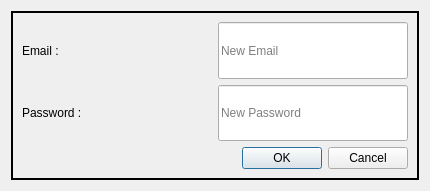
<?xml version="1.0" encoding="UTF-8"?>
<ui version="4.0">
 <class>ShowPasswordWidget</class>
 <widget class="QWidget" name="ShowPasswordWidget">
  <property name="geometry">
   <rect>
    <x>0</x>
    <y>0</y>
    <width>430</width>
    <height>191</height>
   </rect>
  </property>
  <property name="sizePolicy">
   <sizepolicy hsizetype="Expanding" vsizetype="Expanding">
    <horstretch>0</horstretch>
    <verstretch>0</verstretch>
   </sizepolicy>
  </property>
  <property name="cursor">
   <cursorShape>ArrowCursor</cursorShape>
  </property>
  <property name="windowTitle">
   <string/>
  </property>
  <property name="styleSheet">
   <string notr="true"/>
  </property>
  <layout class="QVBoxLayout" name="vb_show_input_widget">
   <item>
    <widget class="QStackedWidget" name="stackedWidget">
     <property name="sizePolicy">
      <sizepolicy hsizetype="Expanding" vsizetype="Expanding">
       <horstretch>0</horstretch>
       <verstretch>0</verstretch>
      </sizepolicy>
     </property>
     <property name="styleSheet">
      <string notr="true">#stackedWidget {border: 2px solid black;}</string>
     </property>
     <property name="currentIndex">
      <number>1</number>
     </property>
     <widget class="QWidget" name="View">
      <layout class="QVBoxLayout" name="verticalLayout">
       <item>
        <widget class="QLabel" name="login_email">
         <property name="sizePolicy">
          <sizepolicy hsizetype="Minimum" vsizetype="Maximum">
           <horstretch>0</horstretch>
           <verstretch>0</verstretch>
          </sizepolicy>
         </property>
         <property name="text">
          <string>&lt;login email&gt;</string>
         </property>
         <property name="alignment">
          <set>Qt::AlignCenter</set>
         </property>
         <property name="openExternalLinks">
          <bool>false</bool>
         </property>
        </widget>
       </item>
       <item>
        <layout class="QHBoxLayout" name="hb_pwd">
         <property name="leftMargin">
          <number>0</number>
         </property>
         <property name="topMargin">
          <number>0</number>
         </property>
         <property name="rightMargin">
          <number>0</number>
         </property>
         <item>
          <widget class="QLabel" name="login_pwd">
           <property name="sizePolicy">
            <sizepolicy hsizetype="Minimum" vsizetype="Maximum">
             <horstretch>0</horstretch>
             <verstretch>0</verstretch>
            </sizepolicy>
           </property>
           <property name="whatsThis">
            <string>service url what's this</string>
           </property>
           <property name="text">
            <string>&lt;login password&gt;</string>
           </property>
           <property name="alignment">
            <set>Qt::AlignCenter</set>
           </property>
           <property name="openExternalLinks">
            <bool>false</bool>
           </property>
          </widget>
         </item>
         <item>
          <widget class="QPushButton" name="copy_pwd_btn">
           <property name="enabled">
            <bool>true</bool>
           </property>
           <property name="sizePolicy">
            <sizepolicy hsizetype="Maximum" vsizetype="Maximum">
             <horstretch>0</horstretch>
             <verstretch>0</verstretch>
            </sizepolicy>
           </property>
           <property name="minimumSize">
            <size>
             <width>35</width>
             <height>35</height>
            </size>
           </property>
           <property name="cursor">
            <cursorShape>PointingHandCursor</cursorShape>
           </property>
           <property name="toolTip">
            <string>&lt;html&gt;&lt;head/&gt;&lt;body&gt;&lt;p&gt;Copy to clipboard URL&lt;/p&gt;&lt;/body&gt;&lt;/html&gt;</string>
           </property>
           <property name="whatsThis">
            <string>Copy to clipboard</string>
           </property>
           <property name="text">
            <string/>
           </property>
           <property name="icon">
            <iconset theme="edit-copy">
             <normaloff>.</normaloff>.</iconset>
           </property>
           <property name="checkable">
            <bool>false</bool>
           </property>
           <property name="checked">
            <bool>false</bool>
           </property>
           <property name="autoExclusive">
            <bool>false</bool>
           </property>
           <property name="autoDefault">
            <bool>false</bool>
           </property>
           <property name="default">
            <bool>false</bool>
           </property>
           <property name="flat">
            <bool>false</bool>
           </property>
          </widget>
         </item>
        </layout>
       </item>
       <item>
        <layout class="QHBoxLayout" name="hb_edit">
         <item>
          <widget class="QPushButton" name="update_btn">
           <property name="enabled">
            <bool>true</bool>
           </property>
           <property name="cursor">
            <cursorShape>PointingHandCursor</cursorShape>
           </property>
           <property name="text">
            <string>Update</string>
           </property>
           <property name="icon">
            <iconset theme="view-refresh">
             <normaloff>.</normaloff>.</iconset>
           </property>
           <property name="checkable">
            <bool>false</bool>
           </property>
           <property name="checked">
            <bool>false</bool>
           </property>
           <property name="autoExclusive">
            <bool>false</bool>
           </property>
           <property name="autoDefault">
            <bool>false</bool>
           </property>
           <property name="default">
            <bool>false</bool>
           </property>
           <property name="flat">
            <bool>false</bool>
           </property>
          </widget>
         </item>
         <item>
          <widget class="QPushButton" name="details_btn">
           <property name="text">
            <string>Details</string>
           </property>
           <property name="icon">
            <iconset>
             <normaloff>../../../data/custom_icons/view_details_icon.png</normaloff>../../../data/custom_icons/view_details_icon.png</iconset>
           </property>
          </widget>
         </item>
         <item>
          <widget class="QPushButton" name="delete_btn">
           <property name="enabled">
            <bool>true</bool>
           </property>
           <property name="cursor">
            <cursorShape>PointingHandCursor</cursorShape>
           </property>
           <property name="text">
            <string>Delete</string>
           </property>
           <property name="icon">
            <iconset theme="edit-clear">
             <normaloff>.</normaloff>.</iconset>
           </property>
           <property name="checkable">
            <bool>false</bool>
           </property>
           <property name="checked">
            <bool>false</bool>
           </property>
           <property name="autoExclusive">
            <bool>false</bool>
           </property>
           <property name="autoDefault">
            <bool>false</bool>
           </property>
           <property name="default">
            <bool>false</bool>
           </property>
           <property name="flat">
            <bool>false</bool>
           </property>
          </widget>
         </item>
        </layout>
       </item>
      </layout>
     </widget>
     <widget class="QWidget" name="Edit">
      <layout class="QVBoxLayout" name="verticalLayout_2">
       <item>
        <layout class="QHBoxLayout" name="hb_new_email">
         <item>
          <widget class="QLabel" name="new_email_label">
           <property name="sizePolicy">
            <sizepolicy hsizetype="Expanding" vsizetype="Preferred">
             <horstretch>0</horstretch>
             <verstretch>0</verstretch>
            </sizepolicy>
           </property>
           <property name="text">
            <string>Email : </string>
           </property>
          </widget>
         </item>
         <item>
          <widget class="QLineEdit" name="new_email_tf">
           <property name="sizePolicy">
            <sizepolicy hsizetype="Expanding" vsizetype="Preferred">
             <horstretch>0</horstretch>
             <verstretch>0</verstretch>
            </sizepolicy>
           </property>
           <property name="placeholderText">
            <string>New Email</string>
           </property>
          </widget>
         </item>
        </layout>
       </item>
       <item>
        <layout class="QHBoxLayout" name="hb_new_pwd">
         <item>
          <widget class="QLabel" name="new_pwd_label">
           <property name="sizePolicy">
            <sizepolicy hsizetype="Expanding" vsizetype="Preferred">
             <horstretch>0</horstretch>
             <verstretch>0</verstretch>
            </sizepolicy>
           </property>
           <property name="text">
            <string>Password : </string>
           </property>
          </widget>
         </item>
         <item>
          <widget class="QLineEdit" name="new_pwd_tf">
           <property name="sizePolicy">
            <sizepolicy hsizetype="Expanding" vsizetype="Preferred">
             <horstretch>0</horstretch>
             <verstretch>0</verstretch>
            </sizepolicy>
           </property>
           <property name="placeholderText">
            <string>New Password</string>
           </property>
          </widget>
         </item>
        </layout>
       </item>
       <item>
        <widget class="QDialogButtonBox" name="edit">
         <property name="standardButtons">
          <set>QDialogButtonBox::Cancel|QDialogButtonBox::Ok</set>
         </property>
        </widget>
       </item>
      </layout>
     </widget>
    </widget>
   </item>
  </layout>
 </widget>
 <resources/>
 <connections/>
</ui>
